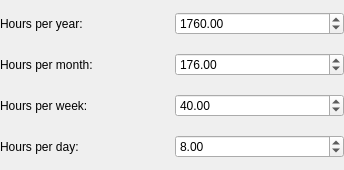
<?xml version="1.0" encoding="UTF-8"?>
<ui version="4.0">
 <author>Dag Andersen </author>
 <class>KPlato::StandardWorktimeDialogBase</class>
 <widget class="QWidget" name="KPlato::StandardWorktimeDialogBase">
  <property name="geometry">
   <rect>
    <x>0</x>
    <y>0</y>
    <width>344</width>
    <height>170</height>
   </rect>
  </property>
  <property name="whatsThis">
   <string>These values are used if your estimate is not in hours.
Let us say Hours per day is 8. If you estimate that a task needs 3 days effort to complete, this is converted to 24 hours when the task is scheduled. The actual time it will take to complete is of course dependent on the availability of the person (or persons) that is assigned to the task.</string>
  </property>
  <layout class="QGridLayout">
   <property name="margin">
    <number>0</number>
   </property>
   <item row="0" column="0">
    <widget class="QLabel" name="textLabel1">
     <property name="text">
      <string>Hours per year:</string>
     </property>
     <property name="wordWrap">
      <bool>false</bool>
     </property>
     <property name="buddy">
      <cstring>year</cstring>
     </property>
    </widget>
   </item>
   <item row="0" column="1">
    <widget class="QDoubleSpinBox" name="year">
     <property name="minimum">
      <double>1.000000000000000</double>
     </property>
     <property name="maximum">
      <double>8784.000000000000000</double>
     </property>
     <property name="value">
      <double>1760.000000000000000</double>
     </property>
    </widget>
   </item>
   <item row="1" column="0">
    <widget class="QLabel" name="textLabel2">
     <property name="text">
      <string>Hours per month:</string>
     </property>
     <property name="wordWrap">
      <bool>false</bool>
     </property>
     <property name="buddy">
      <cstring>month</cstring>
     </property>
    </widget>
   </item>
   <item row="1" column="1">
    <widget class="QDoubleSpinBox" name="month">
     <property name="minimum">
      <double>1.000000000000000</double>
     </property>
     <property name="maximum">
      <double>744.000000000000000</double>
     </property>
     <property name="singleStep">
      <double>1.000000000000000</double>
     </property>
     <property name="value">
      <double>176.000000000000000</double>
     </property>
    </widget>
   </item>
   <item row="2" column="0">
    <widget class="QLabel" name="textLabe3">
     <property name="text">
      <string>Hours per week:</string>
     </property>
     <property name="wordWrap">
      <bool>false</bool>
     </property>
     <property name="buddy">
      <cstring>week</cstring>
     </property>
    </widget>
   </item>
   <item row="2" column="1">
    <widget class="QDoubleSpinBox" name="week">
     <property name="minimum">
      <double>1.000000000000000</double>
     </property>
     <property name="maximum">
      <double>168.000000000000000</double>
     </property>
     <property name="value">
      <double>40.000000000000000</double>
     </property>
    </widget>
   </item>
   <item row="3" column="0">
    <widget class="QLabel" name="textLabel4">
     <property name="whatsThis">
      <string>These values are used when you estimate the effort needed to complete a task.</string>
     </property>
     <property name="text">
      <string>Hours per day:</string>
     </property>
     <property name="wordWrap">
      <bool>false</bool>
     </property>
     <property name="buddy">
      <cstring>day</cstring>
     </property>
    </widget>
   </item>
   <item row="3" column="1">
    <widget class="QDoubleSpinBox" name="day">
     <property name="minimum">
      <double>1.000000000000000</double>
     </property>
     <property name="maximum">
      <double>24.000000000000000</double>
     </property>
     <property name="value">
      <double>8.000000000000000</double>
     </property>
    </widget>
   </item>
  </layout>
 </widget>
 <layoutdefault spacing="6" margin="11"/>
 <resources/>
 <connections/>
</ui>
